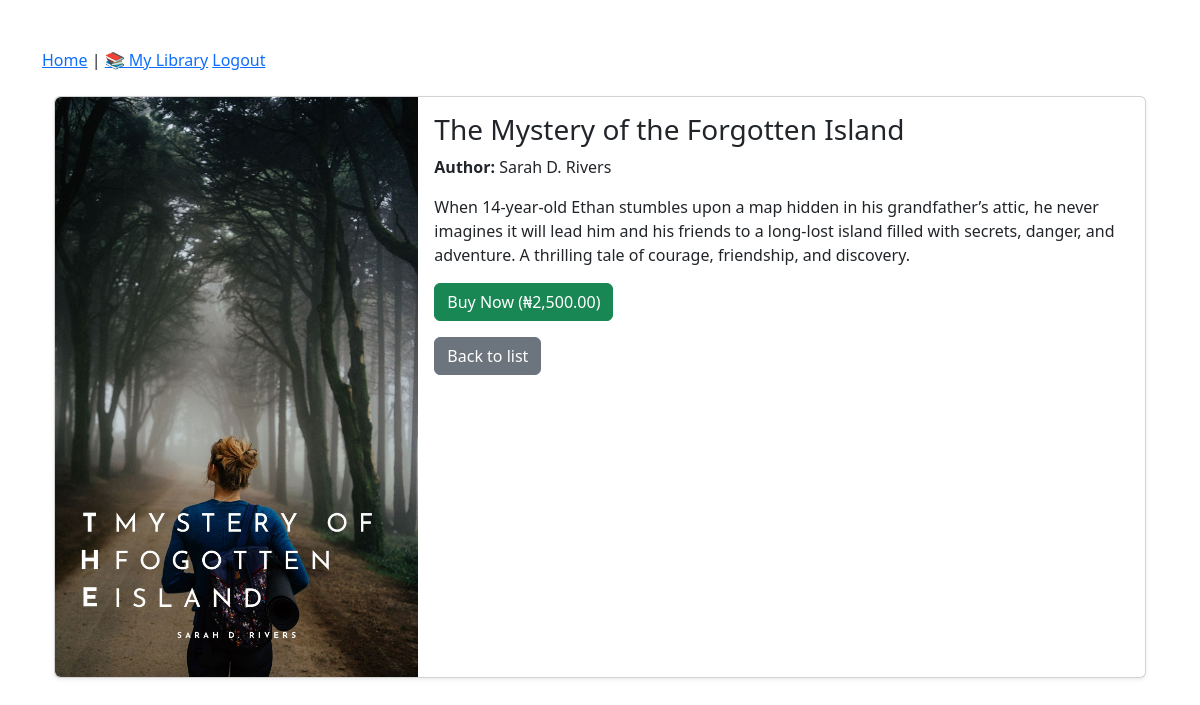
Page /ebook/1/ (signed in) on the committed database.
### library/models.py (models this page shows, shortened)
class Ebook(models.Model):
    title = models.CharField(max_length=200)
    author = models.CharField(max_length=100)
    description = models.TextField()
    cover = models.ImageField(upload_to='covers/', null=True, blank=True)
    file = models.FileField(upload_to='ebooks/')
    uploaded_at = models.DateTimeField(auto_now_add=True)
    download_count = models.IntegerField(default=0)
    genre = models.CharField(max_length=100, blank=True, null=True)
    price = models.DecimalField(max_digits=10, decimal_places=2, default=0.00)  # ✅ Add this

### library/views.py (the view)
# urls.py: path('ebook/<int:pk>/', views.ebook_detail, name='ebook_detail'),
@login_required
def ebook_detail(request, pk):
    ebook = get_object_or_404(Ebook, pk=pk)
    has_paid = Payment.objects.filter(user=request.user, ebook=ebook, verified=True).exists()
    return render(request, 'library/ebook_detail.html', {
        'ebook': ebook,
        'has_paid': has_paid,
    })

### library/templatetags/custom_tags.py (called while the page is built)
@register.filter
def has_paid(user, ebook):
    return ebook in user.paid_ebooks.all()

### library/templates/library/ebook_detail.html (shortened to what this page needs)
{% extends "base.html" %}
{% load custom_tags %}
{% load humanize %}
{% block content %}
<div class="container mt-4">
    <div class="card mb-3 shadow-sm">
        <div class="row g-0">
            <div class="col-md-4">
                <img src="{{ ebook.cover.url }}" class="img-fluid rounded-start" alt="Cover of {{ ebook.title }}">
            </div>
            <div class="col-md-8">
                <div class="card-body">
                    <h3 class="card-title">{{ ebook.title }}</h3>
                    <p class="card-text"><strong>Author:</strong> {{ ebook.author }}</p>
                    <p class="card-text">{{ ebook.description }}</p>
                    {% if user.is_authenticated %}
                        {% if user|has_paid:ebook %}
                            <a href="{% url 'download_ebook' ebook.pk %}" class="btn btn-primary">
                                Download ({{ ebook.download_count }})
                            </a>
                        {% else %}
                            <form action="{% url 'initiate_payment' ebook.pk %}" method="post">
                                <button class="btn btn-success">Buy Now (₦{{ ebook.price|intcomma }})</button>
                            </form>
                        {% endif %}
                    {% else %}
                        <a href="{% url 'login' %}?next={{ request.path }}" class="btn btn-warning">
                            Login to Buy or Download
                        </a>
                    {% endif %}
                    <a href="{% url 'ebook_list' %}" class="btn btn-secondary mt-3">Back to list</a>
                </div>
            </div>
        </div>
    </div>
</div>
{% endblock %}

### rows in the picture
Ebook: cover (picture), title "The Mystery of the Forgotten Island", author "Sarah D. Rivers", description "When 14-year-old Ethan stumbles upon a map hidden in his grandfather’s attic, he never imagines it will lead him and his friends to a long-lost island filled with secrets, danger, and adventure. A thrilling tale of courage, friendship, and discovery.", price "2,500.00"
